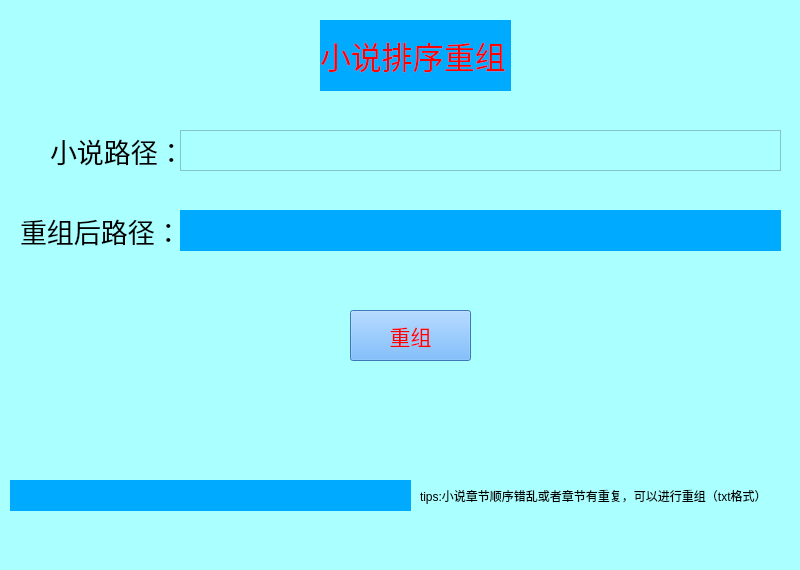
<?xml version="1.0" encoding="UTF-8"?>
<ui version="4.0">
 <class>MainWindow</class>
 <widget class="QMainWindow" name="MainWindow">
  <property name="geometry">
   <rect>
    <x>0</x>
    <y>0</y>
    <width>800</width>
    <height>570</height>
   </rect>
  </property>
  <property name="font">
   <font>
    <pointsize>9</pointsize>
   </font>
  </property>
  <property name="windowTitle">
   <string>Fiction_Sort</string>
  </property>
  <property name="styleSheet">
   <string notr="true">background-color: rgb(170, 255, 255);</string>
  </property>
  <widget class="QWidget" name="centralwidget">
   <widget class="QLabel" name="label">
    <property name="geometry">
     <rect>
      <x>320</x>
      <y>20</y>
      <width>191</width>
      <height>71</height>
     </rect>
    </property>
    <property name="font">
     <font>
      <pointsize>23</pointsize>
     </font>
    </property>
    <property name="styleSheet">
     <string notr="true">color: rgb(255, 0, 0);
background-color: rgb(0, 170, 255);</string>
    </property>
    <property name="text">
     <string>小说排序重组</string>
    </property>
    <property name="textFormat">
     <enum>Qt::AutoText</enum>
    </property>
   </widget>
   <widget class="QLabel" name="label_2">
    <property name="geometry">
     <rect>
      <x>50</x>
      <y>130</y>
      <width>131</width>
      <height>41</height>
     </rect>
    </property>
    <property name="font">
     <font>
      <pointsize>20</pointsize>
     </font>
    </property>
    <property name="text">
     <string>小说路径：</string>
    </property>
   </widget>
   <widget class="QTextEdit" name="txt_fpath">
    <property name="geometry">
     <rect>
      <x>180</x>
      <y>130</y>
      <width>601</width>
      <height>41</height>
     </rect>
    </property>
    <property name="font">
     <font>
      <pointsize>14</pointsize>
     </font>
    </property>
   </widget>
   <widget class="QPushButton" name="pushButton">
    <property name="geometry">
     <rect>
      <x>350</x>
      <y>310</y>
      <width>121</width>
      <height>51</height>
     </rect>
    </property>
    <property name="font">
     <font>
      <family>微软雅黑</family>
      <pointsize>16</pointsize>
     </font>
    </property>
    <property name="styleSheet">
     <string notr="true">color: rgb(255, 0, 0);
background-color: rgb(85, 170, 255);</string>
    </property>
    <property name="text">
     <string>重组</string>
    </property>
   </widget>
   <widget class="QLabel" name="lbl_Error">
    <property name="geometry">
     <rect>
      <x>10</x>
      <y>480</y>
      <width>401</width>
      <height>31</height>
     </rect>
    </property>
    <property name="font">
     <font>
      <pointsize>10</pointsize>
     </font>
    </property>
    <property name="styleSheet">
     <string notr="true">background-color: rgb(0, 170, 255);
color: rgb(255, 0, 0);</string>
    </property>
    <property name="text">
     <string/>
    </property>
   </widget>
   <widget class="QLabel" name="label_4">
    <property name="geometry">
     <rect>
      <x>420</x>
      <y>480</y>
      <width>361</width>
      <height>31</height>
     </rect>
    </property>
    <property name="font">
     <font>
      <pointsize>9</pointsize>
     </font>
    </property>
    <property name="text">
     <string>tips:小说章节顺序错乱或者章节有重复，可以进行重组（txt格式）</string>
    </property>
    <property name="textFormat">
     <enum>Qt::AutoText</enum>
    </property>
   </widget>
   <widget class="QLabel" name="label_3">
    <property name="geometry">
     <rect>
      <x>20</x>
      <y>210</y>
      <width>151</width>
      <height>41</height>
     </rect>
    </property>
    <property name="font">
     <font>
      <pointsize>20</pointsize>
     </font>
    </property>
    <property name="text">
     <string>重组后路径：</string>
    </property>
   </widget>
   <widget class="QLabel" name="lbl_new_path">
    <property name="geometry">
     <rect>
      <x>180</x>
      <y>210</y>
      <width>601</width>
      <height>41</height>
     </rect>
    </property>
    <property name="font">
     <font>
      <pointsize>14</pointsize>
     </font>
    </property>
    <property name="styleSheet">
     <string notr="true">background-color: rgb(0, 170, 255);
color: rgb(255, 0, 0);</string>
    </property>
    <property name="text">
     <string/>
    </property>
    <property name="scaledContents">
     <bool>false</bool>
    </property>
   </widget>
  </widget>
  <widget class="QMenuBar" name="menubar">
   <property name="geometry">
    <rect>
     <x>0</x>
     <y>0</y>
     <width>800</width>
     <height>23</height>
    </rect>
   </property>
  </widget>
  <widget class="QStatusBar" name="statusbar"/>
 </widget>
 <resources/>
 <connections>
  <connection>
   <sender>pushButton</sender>
   <signal>clicked()</signal>
   <receiver>MainWindow</receiver>
   <slot>pushButton_click()</slot>
   <hints>
    <hint type="sourcelabel">
     <x>394</x>
     <y>337</y>
    </hint>
    <hint type="destinationlabel">
     <x>-74</x>
     <y>292</y>
    </hint>
   </hints>
  </connection>
 </connections>
 <slots>
  <slot>pushButton_click()</slot>
 </slots>
</ui>
